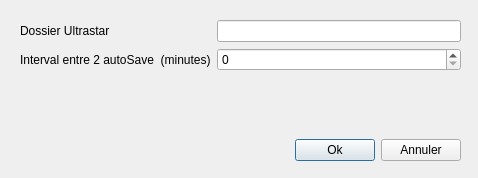
<?xml version="1.0" encoding="UTF-8"?>
<ui version="4.0">
 <class>USettingDialog</class>
 <widget class="QDialog" name="USettingDialog">
  <property name="geometry">
   <rect>
    <x>0</x>
    <y>0</y>
    <width>478</width>
    <height>178</height>
   </rect>
  </property>
  <property name="windowTitle">
   <string>Dialog</string>
  </property>
  <widget class="QWidget" name="verticalLayoutWidget">
   <property name="geometry">
    <rect>
     <x>20</x>
     <y>20</y>
     <width>441</width>
     <height>141</height>
    </rect>
   </property>
   <layout class="QVBoxLayout" name="verticalLayout">
    <item>
     <layout class="QFormLayout" name="formLayout_2">
      <item row="0" column="0">
       <widget class="QLabel" name="label">
        <property name="text">
         <string>Dossier Ultrastar</string>
        </property>
       </widget>
      </item>
      <item row="0" column="1">
       <widget class="QLineEdit" name="lineEdit_ultrastarLocation"/>
      </item>
      <item row="1" column="0">
       <widget class="QLabel" name="label_2">
        <property name="text">
         <string>Interval entre 2 autoSave  (minutes)</string>
        </property>
       </widget>
      </item>
      <item row="1" column="1">
       <widget class="QSpinBox" name="spinBox_autosave"/>
      </item>
     </layout>
    </item>
    <item>
     <spacer name="verticalSpacer">
      <property name="orientation">
       <enum>Qt::Vertical</enum>
      </property>
      <property name="sizeHint" stdset="0">
       <size>
        <width>20</width>
        <height>40</height>
       </size>
      </property>
     </spacer>
    </item>
    <item>
     <layout class="QHBoxLayout" name="horizontalLayout_2">
      <item>
       <spacer name="horizontalSpacer">
        <property name="orientation">
         <enum>Qt::Horizontal</enum>
        </property>
        <property name="sizeHint" stdset="0">
         <size>
          <width>40</width>
          <height>20</height>
         </size>
        </property>
       </spacer>
      </item>
      <item>
       <widget class="QPushButton" name="pushButton_ok">
        <property name="text">
         <string>Ok</string>
        </property>
       </widget>
      </item>
      <item>
       <widget class="QPushButton" name="pushButton_annuler">
        <property name="text">
         <string>Annuler</string>
        </property>
       </widget>
      </item>
     </layout>
    </item>
   </layout>
  </widget>
 </widget>
 <resources/>
 <connections/>
</ui>
